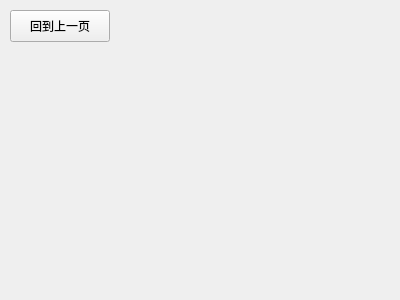
<?xml version="1.0" encoding="UTF-8"?>
<ui version="4.0">
 <class>AreaC</class>
 <widget class="QWidget" name="AreaC">
  <property name="geometry">
   <rect>
    <x>0</x>
    <y>0</y>
    <width>400</width>
    <height>300</height>
   </rect>
  </property>
  <property name="windowTitle">
   <string>Form</string>
  </property>
  <property name="windowIcon">
   <iconset resource="title.qrc">
    <normaloff>:/function2title/title3.png</normaloff>:/function2title/title3.png</iconset>
  </property>
  <widget class="QPushButton" name="pushButton">
   <property name="geometry">
    <rect>
     <x>10</x>
     <y>10</y>
     <width>100</width>
     <height>32</height>
    </rect>
   </property>
   <property name="text">
    <string>回到上一页</string>
   </property>
  </widget>
  <widget class="QLabel" name="label">
   <property name="geometry">
    <rect>
     <x>20</x>
     <y>80</y>
     <width>351</width>
     <height>141</height>
    </rect>
   </property>
   <property name="styleSheet">
    <string notr="true">border-image: url(:/区域3.png);</string>
   </property>
   <property name="text">
    <string/>
   </property>
  </widget>
 </widget>
 <resources>
  <include location="title.qrc"/>
 </resources>
 <connections/>
</ui>
